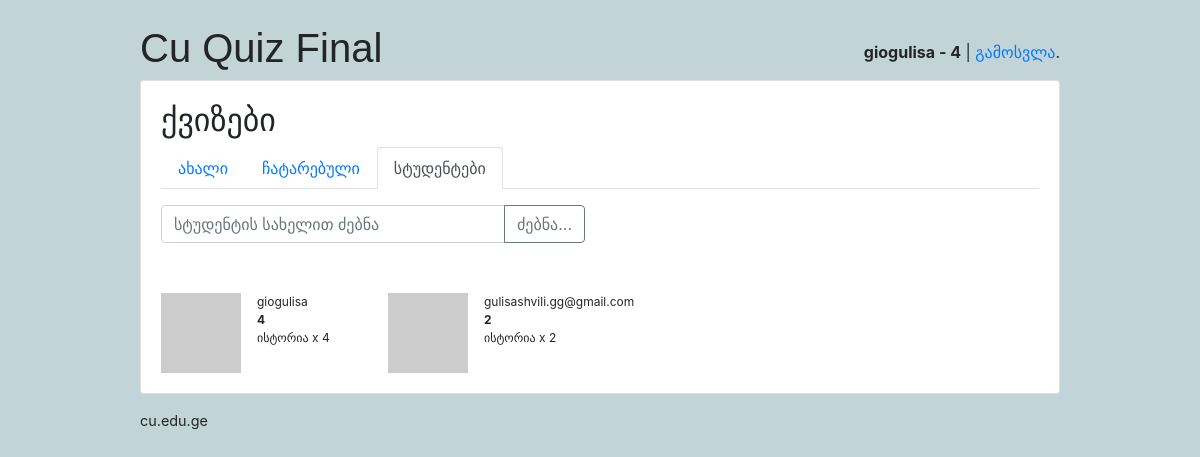
Before: /students/s/ (signed in) with the older database file.
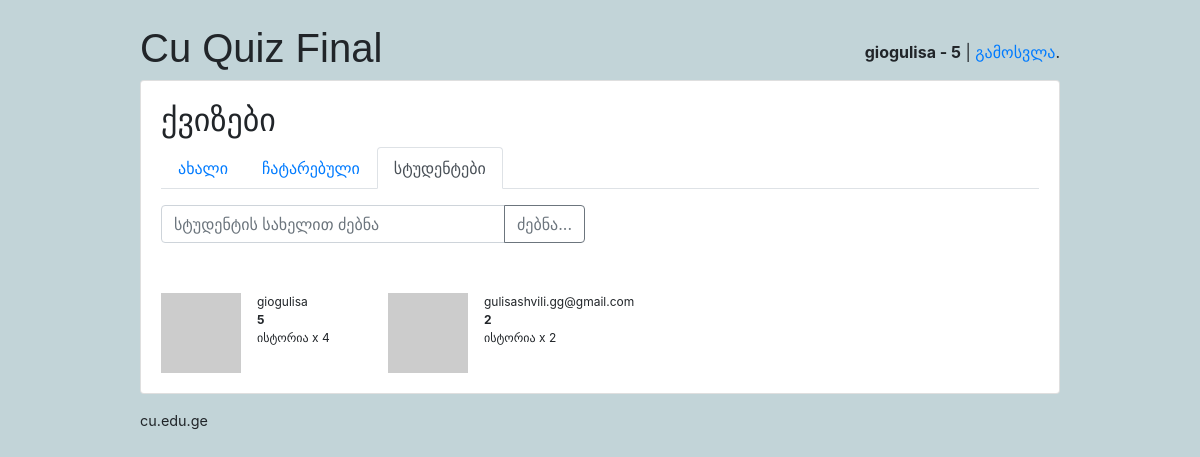
After: the same page with the newer database file.
### classroom/models.py (models this page shows, shortened)
class User(AbstractUser):
    is_student = models.BooleanField(default=False)
    is_teacher = models.BooleanField(default=False)
    username = models.CharField(error_messages={'unique': 'მომხმარებლის სახელი დაკავებულია.'}, max_length=150, unique=True, verbose_name='მომხმარებლის სახელი')

class Student(models.Model):
    user = models.OneToOneField(User, on_delete=models.CASCADE, primary_key=True)
    quizzes = models.ManyToManyField(Quiz, through='TakenQuiz')
    interests = models.ManyToManyField(Subject, related_name='interested_students')
    score = models.IntegerField(default=0)

### classroom/views/students.py (the view)
# urls.py: path('s/', students.StudentList.as_view(), name='student_list'),
@method_decorator([login_required, student_required], name='dispatch')
class StudentList(ListView):
    paginate_by = 36
    template_name = 'classroom/students/student_list.html'
    context_object_name = 'students'
    def get_queryset(self):
        query = self.request.GET.get('q', '')
        User = get_user_model()
        queryset = Student.objects.order_by('-score')
        if query:
            queryset = queryset.filter(user__username__icontains=query)
        return queryset

### classroom/templatetags/quiz_extras.py (called while the page is built)
@register.filter
def gravatar_url(username, size=40):
    username_hash = hashlib.md5(username.lower().encode('utf-8')).hexdigest()
    return f"https://www.gravatar.com/avatar/{username_hash}?s={size}&d=identicon"

@register.filter
def top_subject(taken_quizzes):
    subjects = taken_quizzes.values('quiz__subject__name') \
        .annotate(score=Sum('score')) \
        .order_by('-score')
    if subjects:
        name = subjects[0]['quiz__subject__name']
        score = subjects[0]['score']
        return f"{name} x {score}"
    return ""

### classroom/templates/classroom/students/student_list.html (shortened to what this page needs)
{% extends 'base.html' %}
{% load quiz_extras %}
{% block content %}
  {% include 'classroom/students/_header.html' with active='students' %}
<form method='GET'>
  <div class="row">
    <div class="col-sm-6">
      <div class="input-group mb-3">
        <input type="text" class="form-control" name='q' value='{{ request.GET.q }}' placeholder="სტუდენტის სახელით ძებნა">
        <div class="input-group-append">
          <button class="btn btn-outline-secondary" type="submit">ძებნა...</button>
        </div>
      </div>
    </div>
  </div>
</form>
<br>
<div class="row">
{% for student in students %}
  <div class="col-sm-3">
    <div class="media">
      <a>
        <img class="mr-3" src="{{ student.user.username|gravatar_url:50 }}" alt="{{student.user.get_full_name}}">
      </a>
      <div class="media-body" style="font-size: 12px">
        {{student.user.username}}<br>
        <strong>{{student.score}}</strong><br>
        {{student.taken_quizzes.all|top_subject}}
      </div>
    </div>
  </div>
{% empty %}
  <div class="col-sm-6"><p class="text-warning">არცერთი სტუდენტი არ მოიძებნა</p></div>
{% endfor %}
</div>
{% endblock %}

### templates/base.html (shortened to what this page needs)
{% load static %}<!doctype html>
<html lang="en">
  <head>
    <link rel="stylesheet" href="{% static 'css/bootstrap.min.css' %}">
    <link rel="stylesheet" type="text/css" href="{% static 'css/app.css' %}">
    {% if user.is_authenticated and user.is_teacher %}
      <link rel="stylesheet" type="text/css" href="{% static 'css/teachers.css' %}">
    {% else %}
      <link rel="stylesheet" type="text/css" href="{% static 'css/students.css' %}">
    {% endif %}
  </head>
  <body>
    <div class="container my-4">
      <div class="row justify-content-center">
        <div class="col-md-10 col-sm-12">
          <div class="row">
            <div class="col-6">
              <h1 class="logo">
                <a href="{% url 'home' %}">
                  Cu Quiz Final
                </a>
              </h1>
            </div>
            <div class="col-6 text-right">
              {% if user.is_authenticated %}
                <p class="pt-3"><strong>{{ user.username }}{% if user.is_student %} - {{user.student.score}}{% endif %}</strong> | <a href="{% url 'logout' %}">გამოსვლა</a>.</p>
              {% else %}
                <a href="{% url 'login' %}" class="btn btn-light" role="button">შესვლა</a>
                <a href="{% url 'signup' %}" class="btn btn-primary" role="button">რეგისტრაცია</a>
              {% endif %}
            </div>
          </div>
          <div class="card mb-3">
            <div class="card-body">
              {% block content %}
              {% endblock %}
            </div>
          </div>
          <footer>
            <a href="https://cu.edu.ge">cu.edu.ge</a>
          </footer>
        </div>
      </div>
    </div>
  </body>
</html>

### classroom/templates/classroom/students/_header.html
<h2>ქვიზები</h2>
<ul class="nav nav-tabs mb-3">
  <li class="nav-item">
    <a class="nav-link{% if active == 'new' %} active{% endif %}" href="{% url 'students:quiz_list' %}">ახალი</a>
  </li>
  <li class="nav-item">
    <a class="nav-link{% if active == 'taken' %} active{% endif %}" href="{% url 'students:taken_quiz_list' %}">ჩატარებული</a>
  </li>
  <li class="nav-item">
    <a class="nav-link{% if active == 'students' %} active{% endif %}" href="{% url 'students:student_list' %}">სტუდენტები</a>
  </li>
</ul>

### static/css/app.css (style rules this page uses)
.logo { font-family: 'Muli', sans-serif; }
.logo a { color: #212529; text-decoration: none; }
footer { font-size: .9rem; }
footer a { color: #212529; }

### static/css/students.css (style rules this page uses)
body { background-color: #c2d4d8; }

### classroom/templates/classroom/students/student_list.html (style rules this page uses)
.media { margin-top: 10px }

Changed rows visible on the page:
changed User "giogulisa": student.score "4" → "5"
changed Student "ისტორია x 4": score "4" → "5"
